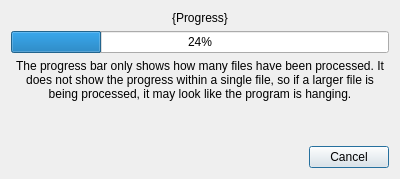
<?xml version="1.0" encoding="UTF-8"?>
<ui version="4.0">
 <class>ProgressDialog</class>
 <widget class="QDialog" name="ProgressDialog">
  <property name="geometry">
   <rect>
    <x>0</x>
    <y>0</y>
    <width>400</width>
    <height>179</height>
   </rect>
  </property>
  <property name="windowTitle">
   <string>Progress</string>
  </property>
  <layout class="QVBoxLayout" name="verticalLayout">
   <item>
    <widget class="QLabel" name="progress_label">
     <property name="text">
      <string notr="true">{Progress}</string>
     </property>
     <property name="alignment">
      <set>Qt::AlignCenter</set>
     </property>
    </widget>
   </item>
   <item>
    <widget class="QProgressBar" name="progress_bar">
     <property name="value">
      <number>24</number>
     </property>
    </widget>
   </item>
   <item>
    <widget class="QLabel" name="label">
     <property name="text">
      <string>The progress bar only shows how many files have been processed. It does not show the progress within a single file, so if a larger file is being processed, it may look like the program is hanging.</string>
     </property>
     <property name="alignment">
      <set>Qt::AlignCenter</set>
     </property>
     <property name="wordWrap">
      <bool>true</bool>
     </property>
    </widget>
   </item>
   <item>
    <spacer name="verticalSpacer">
     <property name="orientation">
      <enum>Qt::Vertical</enum>
     </property>
     <property name="sizeHint" stdset="0">
      <size>
       <width>20</width>
       <height>40</height>
      </size>
     </property>
    </spacer>
   </item>
   <item>
    <layout class="QHBoxLayout" name="horizontalLayout">
     <item>
      <spacer name="horizontalSpacer">
       <property name="orientation">
        <enum>Qt::Horizontal</enum>
       </property>
       <property name="sizeHint" stdset="0">
        <size>
         <width>40</width>
         <height>20</height>
        </size>
       </property>
      </spacer>
     </item>
     <item>
      <widget class="QPushButton" name="cancel_button">
       <property name="text">
        <string>Cancel</string>
       </property>
      </widget>
     </item>
    </layout>
   </item>
  </layout>
 </widget>
 <resources/>
 <connections/>
</ui>
